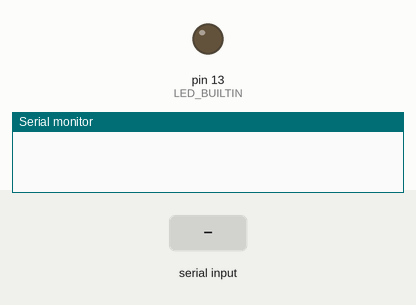
A sketch run on a simulated Arduino Uno, built with avr-gcc and run on an emulated ATmega328P. On the bench: output pins drawn as LEDs (lit = HIGH), the last lines printed to the serial monitor. The inputs (shaded band) are chosen by the test bench.

Above: at 1.2 s.
1.3 s: "1\n" received over Serial
At 2.5 s:
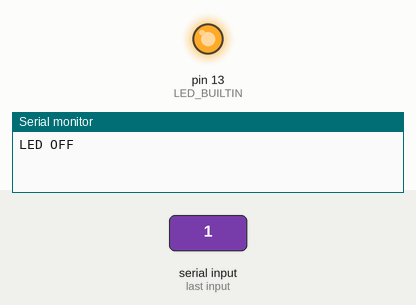
2.8 s: "LEDON\n" received over Serial
At 3.8 s:
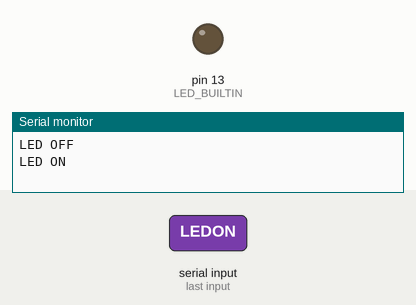
4.3 s: "0\n" received over Serial
At 4.9 s:
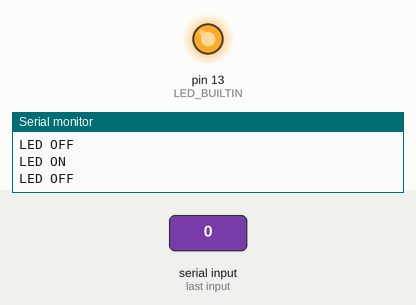
Timing chart, 0 to 7.3 s (numbered marks = the images above; inputs shaded):
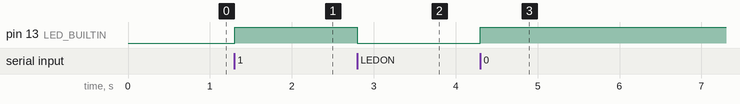

The sketch:

7.2_serial_control_gpio.ino
```cpp
String text;
void setup()
{
  pinMode(LED_BUILTIN, OUTPUT);
  Serial.begin(115200);
}
void loop()
{
  if (Serial.available()) {
    text = Serial.readStringUntil('\n');
    if (text == "LEDON") {
      digitalWrite(LED_BUILTIN, LOW);
      Serial.println("LED ON");
    } else {
      digitalWrite(LED_BUILTIN, HIGH);
      Serial.println("LED OFF");
    }
  }
}
```

Measured:
- after the input at 1.3 s, pin 13 (LED_BUILTIN): LOW → HIGH at once
- after the input at 2.8 s, pin 13 (LED_BUILTIN): HIGH → LOW at once
- after the input at 4.3 s, pin 13 (LED_BUILTIN): LOW → HIGH at once
